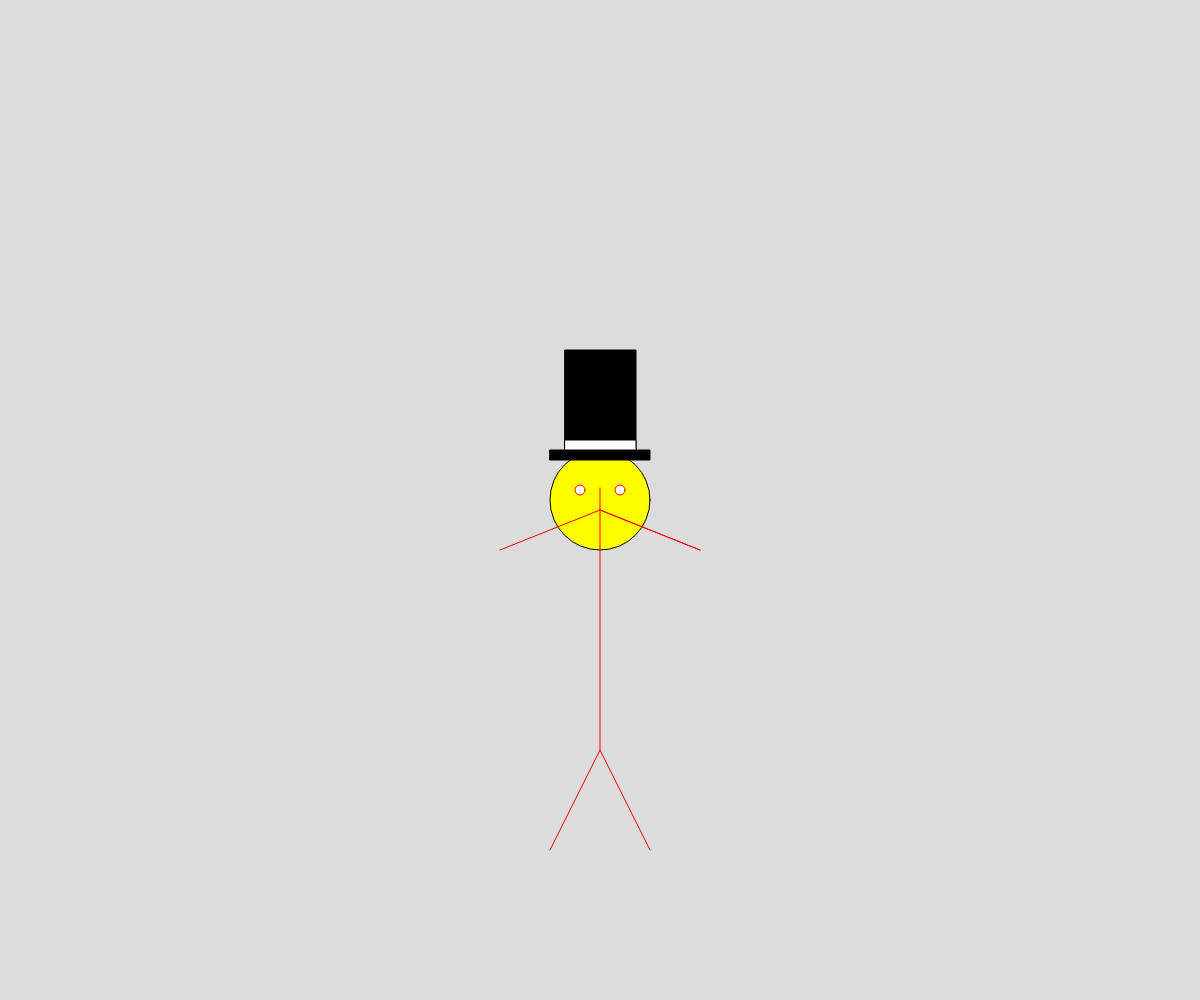
Frame 1 (no input)
Frame 60 (no input): identical to frame 1, image omitted
Frame 120 (the mouse pressed at the canvas centre since frame 60): identical to frame 1, image omitted

The p5.js sketch that drew this single still picture (run headless with seeded random() and noise() and a simulated clock; from frame 60 on, the mouse is pressed at the canvas centre):

// p5.js sketch
// ── sketch.js
// Project Title
// Your Name
// Date
//
// Extra for Experts: `
// - describe what you did to take this project "above and beyond"


function setup() {
  createCanvas(windowWidth, windowHeight);
}

function draw() {
  background(220);
 fill("yellow");
  circle(width/2,height/2,100);
  stroke("red");
  line(width/2,488,width/2,750);
  line(width/2,510,width/2-100,550);
  line(width/2,510,width/2+100,550);
  line(width/2,510,width/2+100,550);
  line(width/2,750,width/2+50,850);
  line(width/2,750,width/2-50,850);
  fill("white");
  circle(width/2-20,height/2-10,10);
  circle(width/2+20,height/2-10,10);
  stroke("black");
  fill("black");
  rect(width/2-50,height/2-50,100,10);
  rect(width/2-35,height/2-150,71,100);
  fill("white");
  rect(width/2-35,height/2-60 ,71,10)
}
